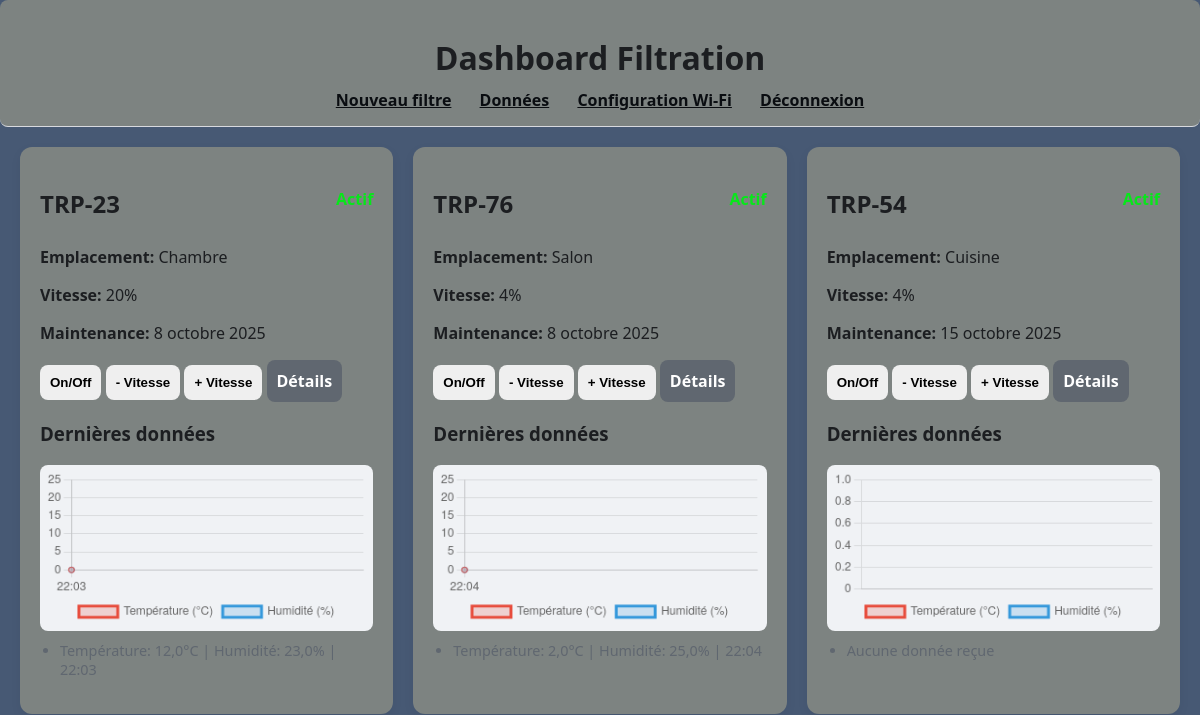
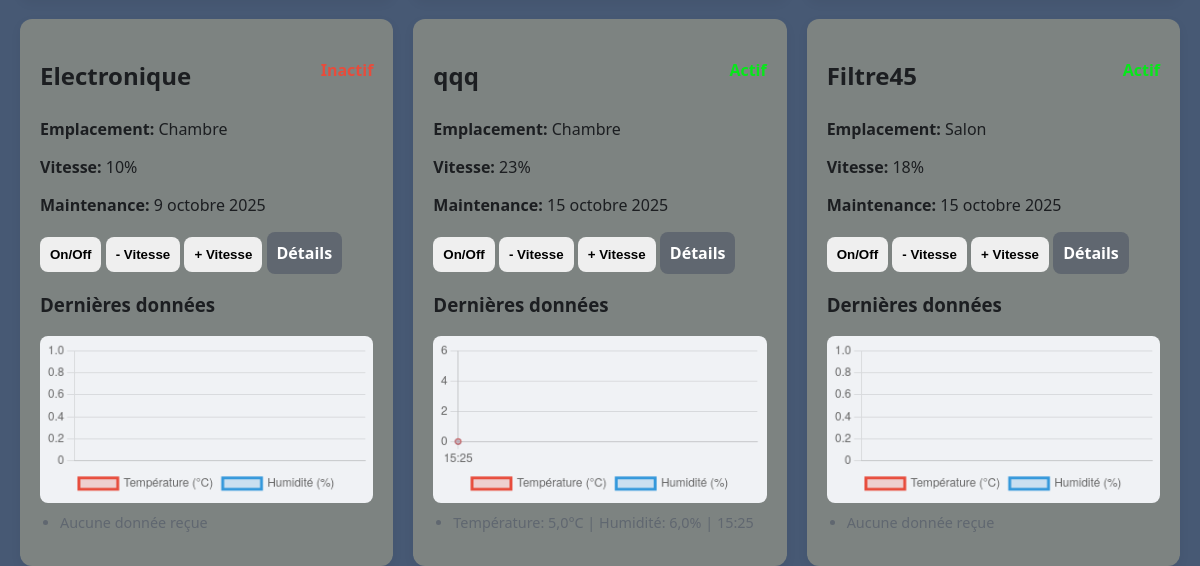
Before: / (signed in) with the older database file (2 pictures, top to bottom).
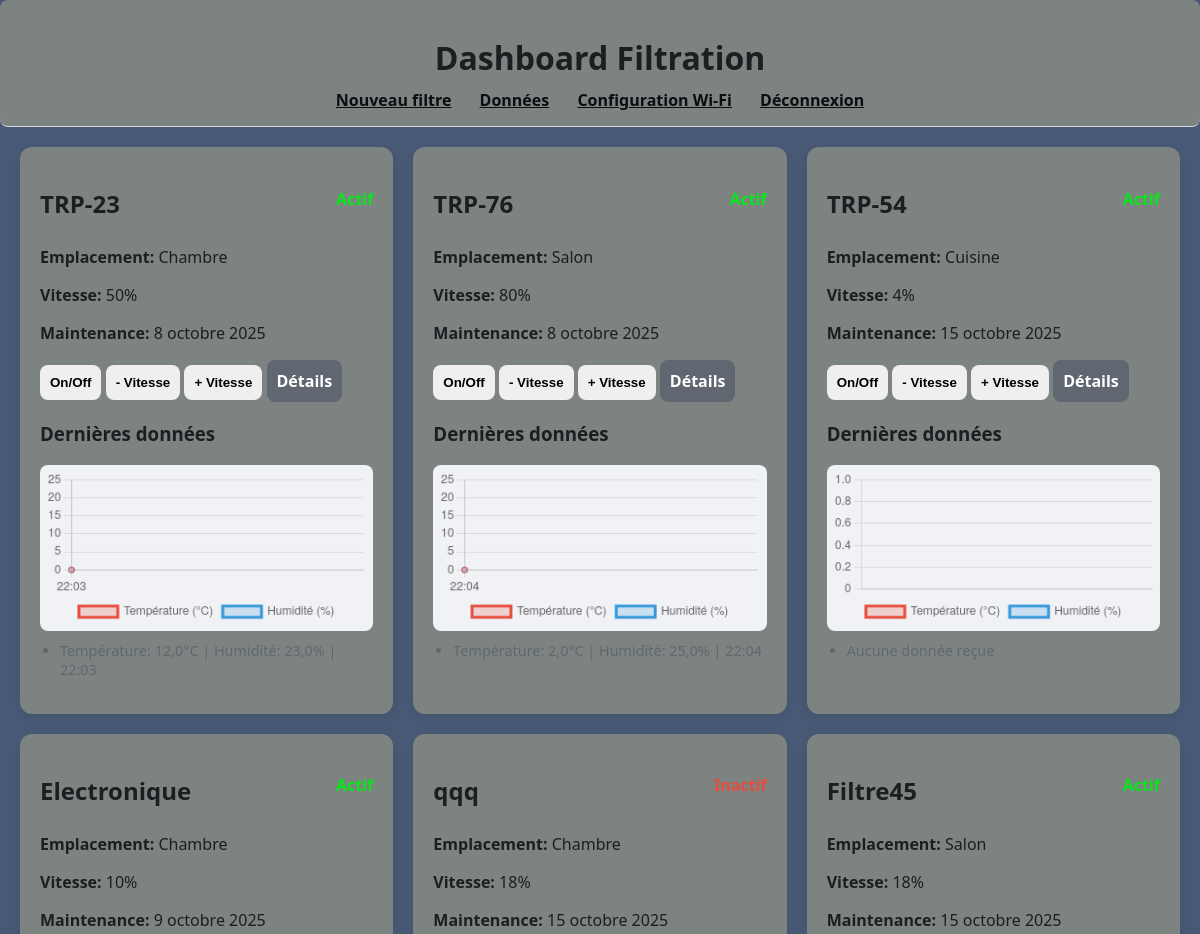
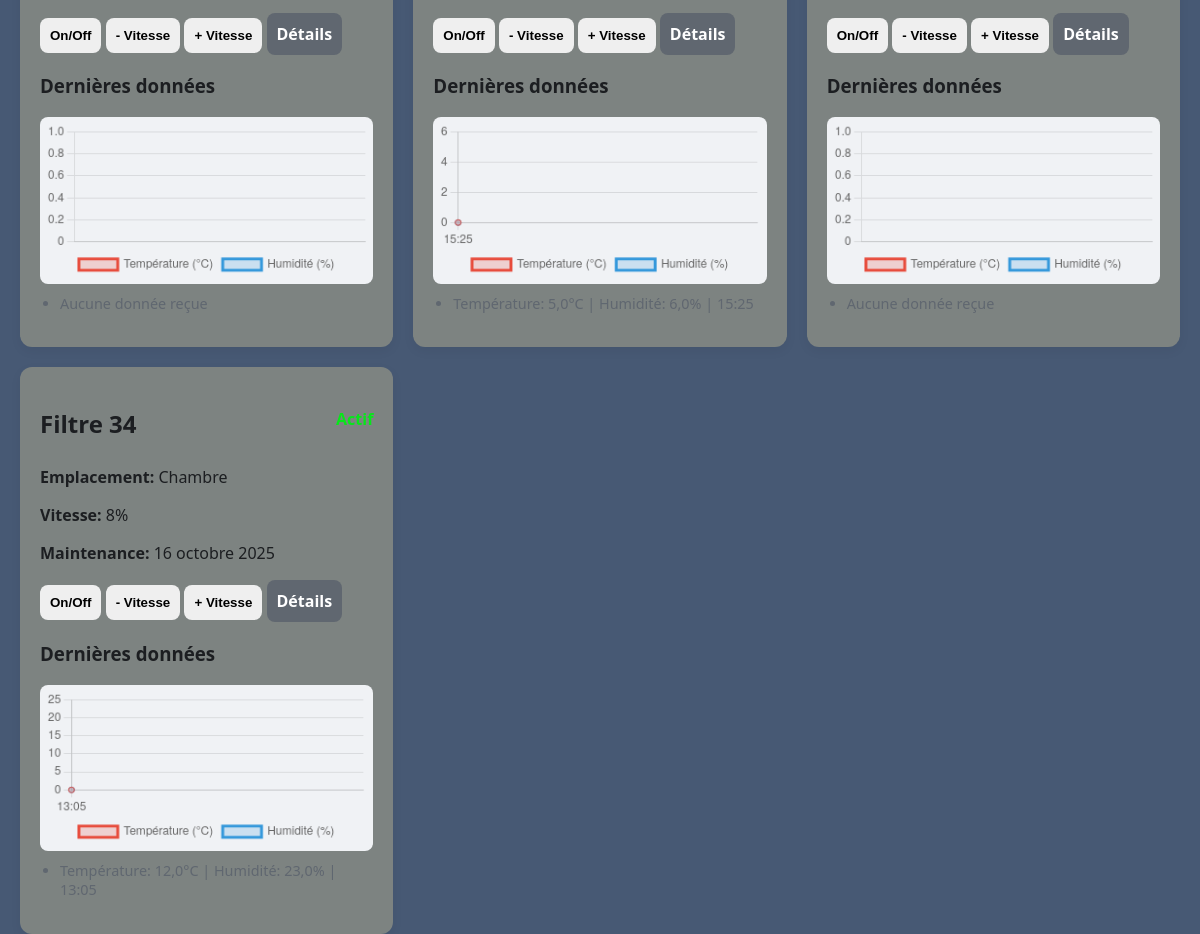
After: the same page with the newer database file (2 pictures, top to bottom).
### dashboard/models.py (models this page shows, shortened)
class Filter(models.Model):
    name = models.CharField(max_length=100)
    location = models.CharField(max_length=100)
    status = models.BooleanField(default=False)   # On/Off
    fan_speed = models.IntegerField(default=0)    # 0-100
    last_maintenance = models.DateField()
    notes = models.TextField(blank=True)

class MicrocontrollerData(models.Model):
    filter = models.ForeignKey(Filter, on_delete=models.CASCADE, related_name='data')
    temperature = models.FloatField()
    humidity = models.FloatField()
    timestamp = models.DateTimeField(auto_now_add=True)

### dashboard/views.py (the view)
# urls.py: path('', views.dashboard_view, name='dashboard'), # Vue principale du dashboard
@login_required
def dashboard_view(request): # Affiche le tableau de bord principal avec la liste des filtres
    filters = Filter.objects.prefetch_related('data').all() # Précharge les données associées pour optimisation
    return render(request, 'dashboard/dashboard.html', {'filters': filters}) # Fournit les filtres au template

### dashboard/templates/dashboard/dashboard.html (shortened to what this page needs)
{% load static %}
<!DOCTYPE html>
<html lang="fr">
<head>
  {% load static %}
  <link rel="stylesheet" href="{% static 'dashboard/style.css' %}">
</head>
<body>
  <header class="header">
    <h1>Dashboard Filtration</h1>
    <nav>
      <a href="{% url 'dashboard:filter_create' %}">Nouveau filtre</a>
      <a href="{% url 'dashboard:data_list' %}">Données</a>
      <a href="{% url 'dashboard:wifi_setup' %}">Configuration Wi‑Fi</a>
      <a href="{% url 'dashboard:logout' %}">Déconnexion</a>
    </nav>
  </header>
  <main class="grid">
    {% for filter in filters %}
    <section class="card" data-id="{{ filter.id }}">
      <div class="card-header">
        <h2>{{ filter.name }}</h2>
        <span class="status {{ filter.status|yesno:'on,off' }}">
        </span>
      </div>
      <p><strong>Emplacement:</strong> {{ filter.location }}</p>
      <p><strong>Vitesse:</strong> <span class="speed">{{ filter.fan_speed }}</span>%</p>
      <p><strong>Maintenance:</strong> {{ filter.last_maintenance }}</p>
      <div class="controls">
        <button class="btn btn-toggle">On/Off</button>
        <button class="btn btn-speed-dec">- Vitesse</button>
        <button class="btn btn-speed-inc">+ Vitesse</button>
        <a class="btn btn-detail" href="{% url 'dashboard:filter_detail' filter.id %}">Détails</a>
      </div>
      <h3>Dernières données</h3>
      <canvas id="chart-{{ filter.id }}" width="300" height="150"></canvas>
      <ul class="data-list">
        {% for d in filter.data.all|slice:":5" %}
          <li>Température: {{ d.temperature }}°C | Humidité: {{ d.humidity }}% | {{ d.timestamp|date:"H:i" }}</li>
        {% empty %}
          <li>Aucune donnée reçue</li>
        {% endfor %}
      </ul>
    </section>
    {% endfor %}
  </main>
</body>
</html>

Changed rows visible on the page:
changed Filter "TRP-23": fan_speed "20" → "50"
changed Filter "TRP-76": fan_speed "4" → "80"
changed Filter "Electronique": status False → True (drawn)
changed Filter "qqq": status True → False (drawn); fan_speed "23" → "18"
added Filter: name "Filtre 34", location "Chambre", fan_speed "8", last_maintenance "16 octobre 2025"
added MicrocontrollerData: temperature "12,0", humidity "23,0", timestamp "13:05", shown under "Filtre 34"
